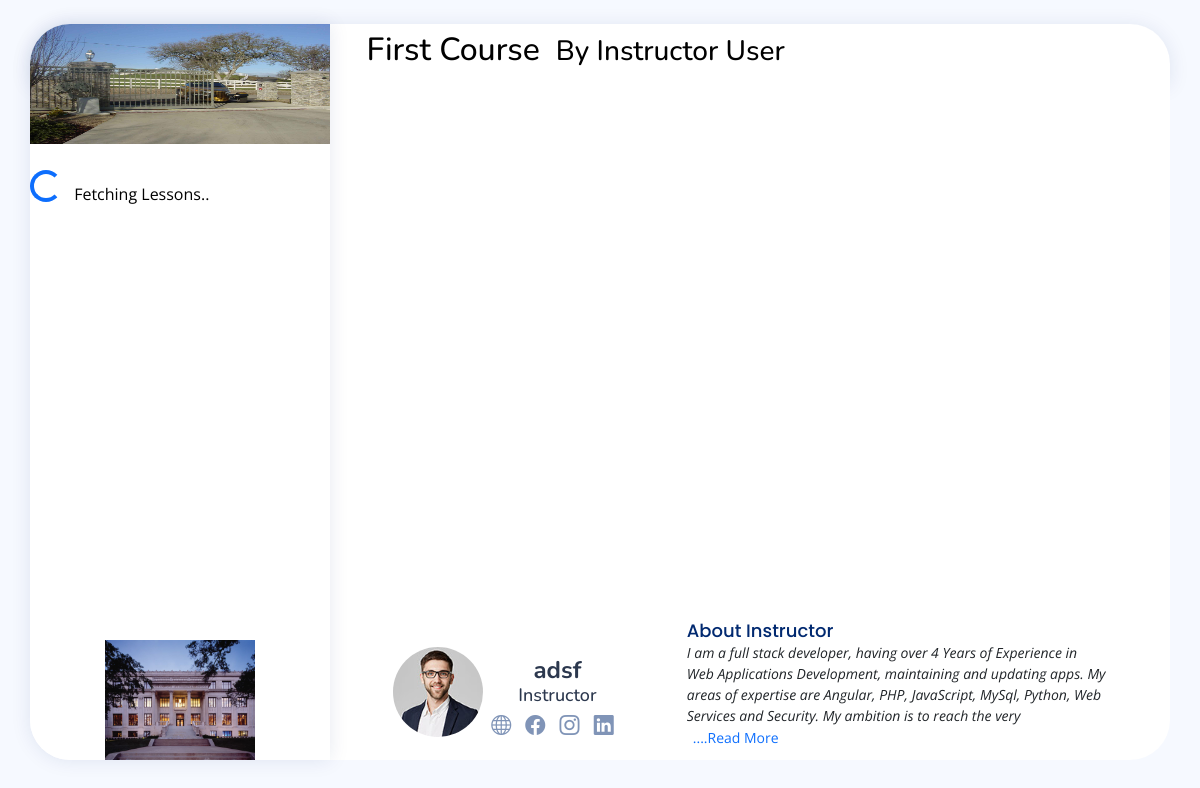
The page /course-123?done on the database its author committed.
### tables this page shows
CREATE TABLE `courses` (
  `id` int(10) NOT NULL,
  `instructor_id` int(10) NOT NULL,
  `title` varchar(200) NOT NULL,
  `thumbnail` varchar(100) NOT NULL DEFAULT 'default.jpg',
  `access` enum('Free','Registration','Paid','Password') NOT NULL,
  `description` varchar(1000) NOT NULL,
  `draft` tinyint(1) NOT NULL DEFAULT 0,
  `courseID` varchar(20) NOT NULL,
  `timeLimitType` enum('Without Time Limit','Days','Months','Years') DEFAULT NULL,
  `timeLimitValue` int(5) DEFAULT NULL,
  `registration_required_email` tinyint(1) DEFAULT NULL,
  `registration_required_phone` tinyint(1) DEFAULT NULL,
  `registration_required_address` tinyint(1) DEFAULT NULL,
  `registration_required_tos` tinyint(1) DEFAULT NULL,
  `price` int(5) DEFAULT NULL,
  `paypal_email` varchar(500) DEFAULT 'AUV9WUKaXyoFG7UN6rgBt-NKkSJWJHUxKSxbfq6g97mJglHj8rrOcSJJHgvGOgaVQ-dARLQOKm0cBuQ3',
  `instructor_name` varchar(50) NOT NULL,
  `back_clr` varchar(10) NOT NULL DEFAULT '#ffffff',
  `front_clr` varchar(10) NOT NULL DEFAULT '#000000',
  `page_background_type` enum('image','color') NOT NULL DEFAULT 'color',
  `page_background_image` varchar(100) DEFAULT NULL,
  `page_background_color` varchar(100) DEFAULT '#000000',
  `txtLessonBackground` varchar(10) DEFAULT NULL,
  `courseTitleBg` varchar(10) NOT NULL DEFAULT '#ffffff',
  `courseTitleFg` varchar(10) NOT NULL DEFAULT '#000',
  `signBgColor` varchar(10) NOT NULL DEFAULT '#ffffff',
  `signFgColor` varchar(10) NOT NULL DEFAULT '#000',
  `bottomLogo` varchar(100) NOT NULL DEFAULT 'default.png',
  `is_deleted` tinyint(1) NOT NULL DEFAULT 0,
  `coursePassword` varchar(100) DEFAULT NULL,
  `aboutInstructor` varchar(1000) NOT NULL,
  `paypal_client_api_key` varchar(1000) DEFAULT 'AUV9WUKaXyoFG7UN6rgBt-NKkSJWJHUxKSxbfq6g97mJglHj8rrOcSJJHgvGOgaVQ-dARLQOKm0cBuQ3',
  `instructorPicture` varchar(200) NOT NULL DEFAULT 'default.jpg',
  `instructur_website` varchar(100) NOT NULL,
  `instructur_insta` varchar(100) NOT NULL,
  `instructur_facebook` varchar(100) NOT NULL,
  `instructur_linkedin` varchar(100) NOT NULL
);

### includes/app.php (called while the page is built, shortened)
<?php
function sanitizeParam($param){
    $con = $GLOBALS["con"];
    $param = $con->real_escape_string($param);
    return $param;
}

### public-course.php (the view, shortened to what this page needs)
<?php
require_once "includes/app.php";
require_once "includes/functions.php";
$courseID = sanitizeParam($_GET["id"]);
$s = "SELECT * FROM courses WHERE courseID='$courseID'";
$res = mysqli_query($con, $s);
$courseRow = mysqli_fetch_array($res);
$instructorID = $courseRow["instructor_id"];
$s = "SELECT concat(firstname,' ',lastname) as fullName, about, pic FROM users WHERE id=$instructorID";
$res = mysqli_query($con, $s);
$instructorRow = mysqli_fetch_array($res);
$instructor_name = $instructorRow["fullName"];
?>
<!DOCTYPE html>
<html lang="en">
<head>
    <?php
    require "includes/head.inc.php";
    ?>
</head>
<?php
 if($courseRow["page_background_type"]=="image"){
     $bgImg = $courseRow["page_background_image"];
     $style = "background-image: url('assets/img/course-bg/$bgImg');";
 }else{
     $bgClr = $courseRow["page_background_color"];
     $style = "background-color: $bgClr";
 }
?>
<body style="<?=$style?>">
<div style="width: 95%; height: 95vh" class="mx-auto pt-4">
    <div class="mainDiv text-white h-100 position-relative">
        <header id="header" class="header m-0 row titleColors" style="border-top-right-radius: 40px;border-top-left-radius: 40px;">
            <div class="col-md-8 d-flex justify-content-end align-items-center">
                <h2><?=$courseRow["title"];?><small class="ms-3">By <?=$instructor_name?></small></h2>
            </div>
        </header>
        <aside id="sidebar" class="sidebar customColors p-0 m-0" style=";z-index: 999; top: 0; position: absolute; overflow-x: hidden;border-top-left-radius: 40px;border-bottom-left-radius: 40px;">
            <div class="d-flex flex-column h-100 pe-0 pb-0" style="overflow: hidden">
                <div class="w-100 sticky-top">
                    <img style="max-height: 120px"
                         id="courseImgThumbnail" src="assets/img/courses-thumnail/<?=$courseRow["thumbnail"];?>"
                         alt="Profile" class="w-100">
                </div>
                <div class="w-100 sidebar1" style="overflow: auto">
                    <div class="col-md-12 justify-content-center pb-3 customColors">
                        <div class="d-flex justify-content-around align-items-center mb-3">
                        </div>
                        <div id="lessonsList">
                            <div id="loader" class="my-3 d-flex justify-content-center align-items-center">
                                <div class="spinner-border text-primary" role="status">
                                </div>
                                <span class="ms-2">Fetching Lessons..</span>
                            </div>
                        </div>
                    </div>
                </div>
                <div class="w-100 mt-auto sticky-bottom" style="; height: fit-content;">
                    <div class="siteSignature text-center bg-light">
                        <div class="d-flex align-items-center justify-content-center customColors">
                            <img src="assets/img/bottomLogo/<?=$courseRow["bottomLogo"]?>" alt="Site Logo" class="" height="120px">
                        </div>
                    </div>
                </div>
            </div>
        </aside>
        <main id="main" class="main pb-0 mb-0 mt-0" style="padding-right: 0px !important; padding-left: 0px; padding-top: 0px; position: absolute; left: 0; right: 0; top: 60px; bottom: 0;">
            <div class="d-flex flex-column h-100">
                <div class="customColors" style="height: 80%;">
                    <div id="courseContent" class="w-100 customColors customColors w-100" style="height: 100%">
                    </div>
                </div>
                <section class="section col-md-12 bg-white" style="height: 20%;border-bottom-right-radius: 40px;">
                    <div class="align-items-center d-flex flex-row h-100 justify-content-evenly">
                        <div class="d-flex flex-row flex-lg-colmumn align-items-center align-items-center h-100" style="text-align: -webkit-center;">
                            <img src="assets/img/instructorPic/<?=$courseRow["instructorPicture"]?>" alt="Profile" class="rounded-circle" style="max-height: 90px;">
                            <div class="d-flex flex-column ms-2">
                                <h2 style="font-size: 24px; font-weight: 700; color: #2c384e; margin: 10px 0 0 0;"><?=$courseRow["instructor_name"]?></h2>
                                <h3 style="font-size: 18px; color: #2c384e;">Instructor</h3>
                                <div class="social-links">
                                    <a target="_blank" href="<?=$courseRow["instructur_website"]?>" class="twitter"><i class="bi bi-globe"></i></a>
                                    <a target="_blank" href="<?=$courseRow["instructur_facebook"]?>" class="facebook"><i class="bi bi-facebook"></i></a>
                                    <a target="_blank" href="<?=$courseRow["instructur_insta"]?>" class="instagram"><i class="bi bi-instagram"></i></a>
                                    <a target="_blank" href="<?=$courseRow["instructur_linkedin"]?>" class="linkedin"><i class="bi bi-linkedin"></i></a>
                                </div>
                            </div>
                        </div>
                        <div class="d-flex flex-column h-100 justify-content-center w-50">
                            <h5 class="card-title d-lg-block d-md-none m-0 p-0">About Instructor</h5>
                            <p class="small fst-italic text-dark">
                                <?php echo limit_text($courseRow["aboutInstructor"], 40); ?>
                            </p>
                        </div>
                    </div>
                </section>
            </div>
        </main>
    </div>
</div>
<link rel="stylesheet" href="assets/vendor/jquery/jquery-ui.css">
</body>
</html>

### assets/css/style.css (style rules this page uses)
:root { scroll-behavior: smooth; }
body { font-family: "Open Sans", sans-serif; background: #f6f9ff; color: #444444; }
a { color: #4154f1; text-decoration: none; }
h1, h2, h3, h4, h5, h6 { font-family: "Nunito", sans-serif; }
#main { margin-top: 60px; padding: 20px 30px; transition: all 0.3s; }
.card-title { padding: 20px 0 15px 0; font-size: 18px; font-weight: 500; color: #012970; font-family: "Poppins", sans-serif; }
.header { transition: all 0.5s; z-index: 997; height: 60px; box-shadow: 0px 2px 20px rgba(1, 41, 112, 0.1); background-color: #fff; padding-left: 20px; }
.sidebar { position: fixed; top: 60px; left: 0; bottom: 0; width: 300px; z-index: 996; transition: all 0.3s; padding: 20px; overflow-y: auto; scrollbar-width: thin; scrollbar-color: #aab7cf transparent; box-shadow: 0px 0px 20px rgba(1, 41, 112, 0.1); background-color: #fff; }
@media (min-width: 1200px) { #main, #footer { margin-left: 300px; } }
.social-links a { font-size: 20px; display: inline-block; color: rgba(1, 41, 112, 0.5); line-height: 0; margin-right: 10px; transition: 0.3s; }
.sticky-bottom { position: -webkit-sticky; position: sticky; bottom: 0; z-index: 1020; }

### rows shown on the page
courses: title "First Course", thumbnail (picture), bottomLogo (picture), instructorPicture (placeholder picture), instructor_name "adsf", aboutInstructor "I am a full stack developer, having over 4 Years of Experience in Web Applications Development, maintaining and updating apps. My areas of expertise are Angular, PHP, JavaScript, MySql, Python, Web Services and Security. My ambition is to reach the very"

### other values the page prints
$instructor_name "Instructor User"
